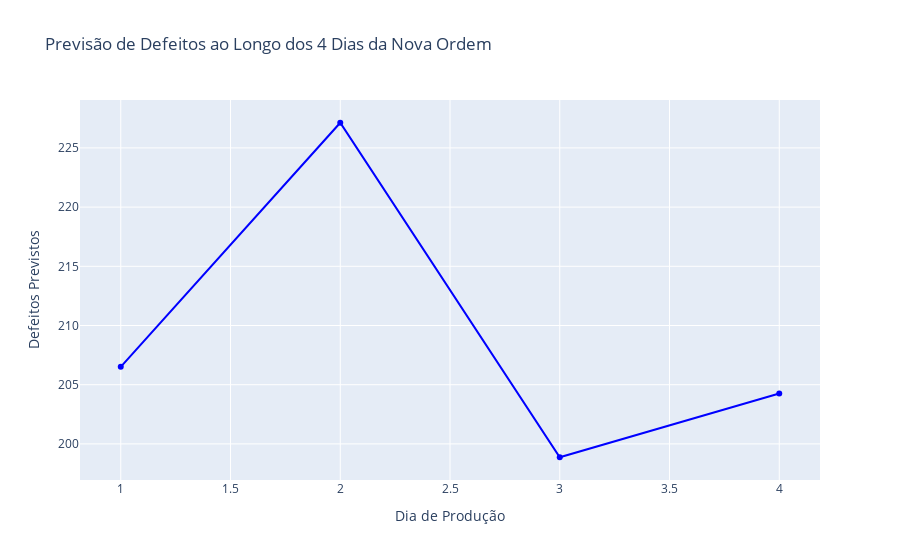

The notebook cell saved with this chart:
### Markdown cell above
### Visualização Geral

### Code cell
print(f"Total de defeitos previsto para a nova ordem: {total_defeitos_previsto[0]}")

fig = px.line(df_dias_duracao, 
              x='Dia Contado',
              y='Defeitos Previstos', 
              title=f'Previsão de Defeitos ao Longo dos {dias_duracao} Dias da Nova Ordem', 
              labels={'Dia Contado': 'Dia de Produção', 'Defeitos Previstos': 'Defeitos Previstos'})

fig.update_traces(mode='lines+markers', line=dict(color='blue'))

fig.show()

df_dias_duracao[['Dia Contado', 'Defeitos Previstos']].set_index('Dia Contado')

### Figure 1 — Plotly figure (JSON) as saved in the notebook; plotly's stock layout.template omitted (floating-point values rounded to 4 significant figures)
{"data": [{"hovertemplate": "Dia de Produção=%{x}<br>Defeitos Previstos=%{y}<extra></extra>", "legendgroup": "", "line": {"color": "blue", "dash": "solid"}, "marker": {"symbol": "circle"}, "mode": "lines+markers", "name": "", "orientation": "v", "showlegend": false, "type": "scatter", "x": [1, 2, 3, 4], "xaxis": "x", "y": [206.5, 227.1, 198.9, 204.3], "yaxis": "y"}], "layout": {"legend": {"tracegroupgap": 0}, "title": {"text": "Previsão de Defeitos ao Longo dos 4 Dias da Nova Ordem"}, "xaxis": {"anchor": "y", "domain": [0, 1], "title": {"text": "Dia de Produção"}}, "yaxis": {"anchor": "x", "domain": [0, 1], "title": {"text": "Defeitos Previstos"}}}}
